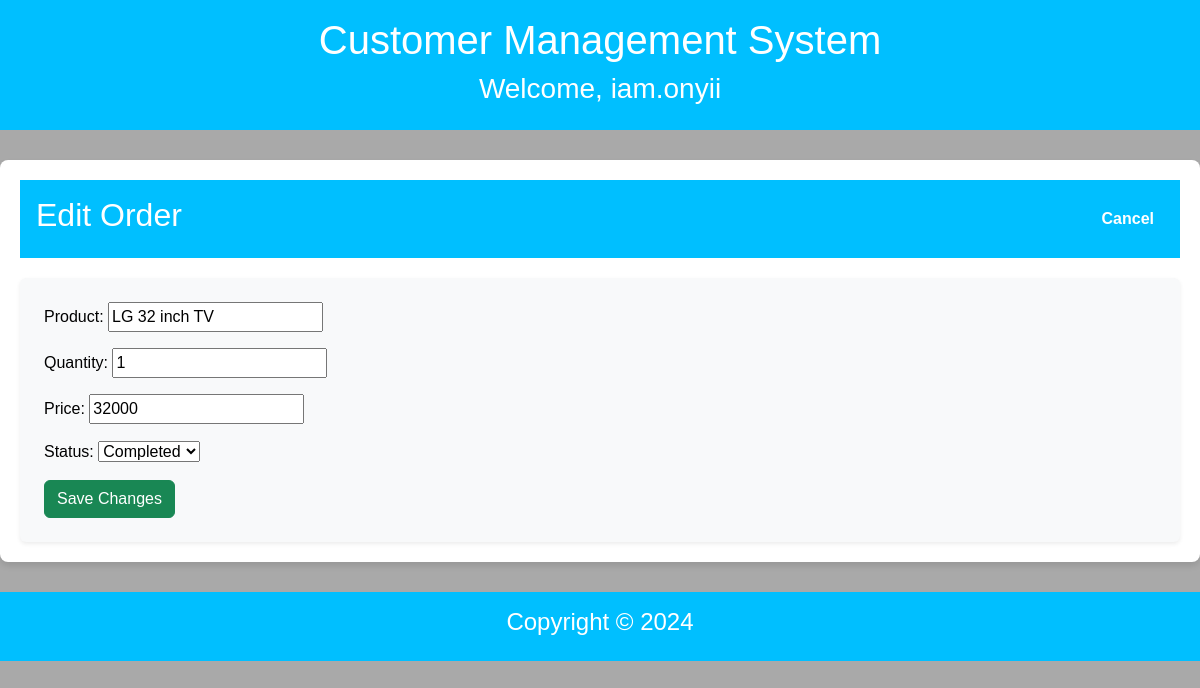
Screenshot of /orders/1/edit/ (signed in) with the database file from the repository.
### accounts/models.py (models this page shows)
class CustomUser(AbstractUser):
    bio = models.TextField(null=True, blank=True)

### customer/models.py (models this page shows, shortened)
class Order(models.Model):
    STATUS_CHOICES = [
        ('Pending', 'Pending'),
        ('Processing', 'Processing'),
        ('Completed', 'Completed'),
    ]
    customer = models.ForeignKey(Customer, on_delete=models.CASCADE, related_name='orders')
    product = models.CharField(max_length=100)
    quantity = models.PositiveIntegerField(default=1)
    price = models.PositiveIntegerField(default=1)
    order_date = models.DateTimeField(auto_now_add=True)
    order_status = models.CharField(max_length=20, choices=STATUS_CHOICES, default='Pending')

### customer/views.py (the view, shortened to what this page needs)
# urls.py: path('orders/<int:order_id>/edit/', views.edit_order, name='edit_order'),
@login_required(login_url='login')
def edit_order(request, order_id):
    order = get_object_or_404(Order, id=order_id)
    return render(request, 'customer/edit_order.html', {'order': order})

### customer/templates/customer/edit_order.html (shortened to what this page needs)
{% extends 'customer/base.html' %}
{% block content %}
<div class="dashboard-container">
    <header class="dashboard-header">
        <h2>Edit Order</h2>
        <nav>
            <a href="{% url 'order_list' order.customer.id %}">Cancel</a>
        </nav>
    </header>
  <form method="POST" class="p-4 bg-light rounded shadow-sm">
    <div class="form-group mb-3">
    <label for="product">Product:</label>
    <input type="text" name="product" id="product" value="{{ order.product }}" required><br>
    </div>
    <div class="form-group mb-3">
    <label for="quantity">Quantity:</label>
    <input type="number" name="quantity" id="quantity" value="{{ order.quantity }}" required><br>
    </div>
    <div class="form-group mb-3">
    <label for="price">Price:</label>
    <input type="number" name="price" id="price" value="{{ order.price }}" required><br>
    </div>
    <div class="form-group mb-3">
        <label for="order_status">Status:</label>
        <select name="order_status" id="order_status">
            <option value="Completed" {% if order.order_status == "Completed" %}selected{% endif %}>Completed</option>
        </select><br>
    </div>
    <button class="btn btn-success" type="submit">Save Changes</button>
</form>
    {% endblock %}

### customer/templates/customer/base.html (shortened to what this page needs)
<!DOCTYPE html>
<html lang="en">
<head>
    <link href="https://cdn.jsdelivr.net/npm/bootstrap@5.3.3/dist/css/bootstrap.min.css" rel="stylesheet"
>
        {% load static %}
        <link rel="stylesheet" type="text/css" href="{% static 'style.css' %}">
</head>
<body>
<div class="grid-container">
    <div id="NavbarDiv">
        <header>
            <h1>Customer Management System</h1>
            <h3>Welcome, {{user.username}}</h3>
        </header>
    </div>
    <div id="ContentDiv">
        {% block content %}
        {% endblock %}
    </div>
</div>
<div id="FooterDiv">
    <footer>
        <h4>Copyright © 2024</h4>
    </footer>
</div>
</body>
</html>

### static/style.css (style rules this page uses)
body { font-family: Arial, sans-serif; margin: 0; padding: 0; background-color: darkgray; color: black; overflow-x: auto; }
.dashboard-container { max-width: 1200px; margin: 20px auto; padding: 20px; background: white; border-radius: 8px; box-shadow: 0 4px 6px rgba(0, 0, 0, 0.1); }
.dashboard-header { display: flex; justify-content: space-between; align-items: center; margin-bottom: 20px; }
.dashboard-header nav a { margin: 0 10px; text-decoration: none; color: white; font-weight: bold; }
.grid-container { display: grid; grid-gap: 10px; grid-template-areas: 'nd nd nd nd nd nd nd nd' 'cd cd cd cd cd cd cd cd' 'fd fd fd fd fd fd fd fd'; }
#NavbarDiv { grid-area: nd; }
#ContentDiv { grid-area: cd; }
#FooterDiv { grid-area: fd; }

### customer/templates/customer/base.html (style rules this page uses)
body { font-family: Arial, sans-serif; margin: 0; padding: 0; }
header { background: deepskyblue; color: white; padding: 1rem; text-align: center; }
footer { background: deepskyblue; color: white; padding: 1rem; text-align: center; }

### rows the page displays
CustomUser: username "iam.onyii"
Order: product "LG 32 inch TV", quantity "1", price "32000", order_status "Completed"
